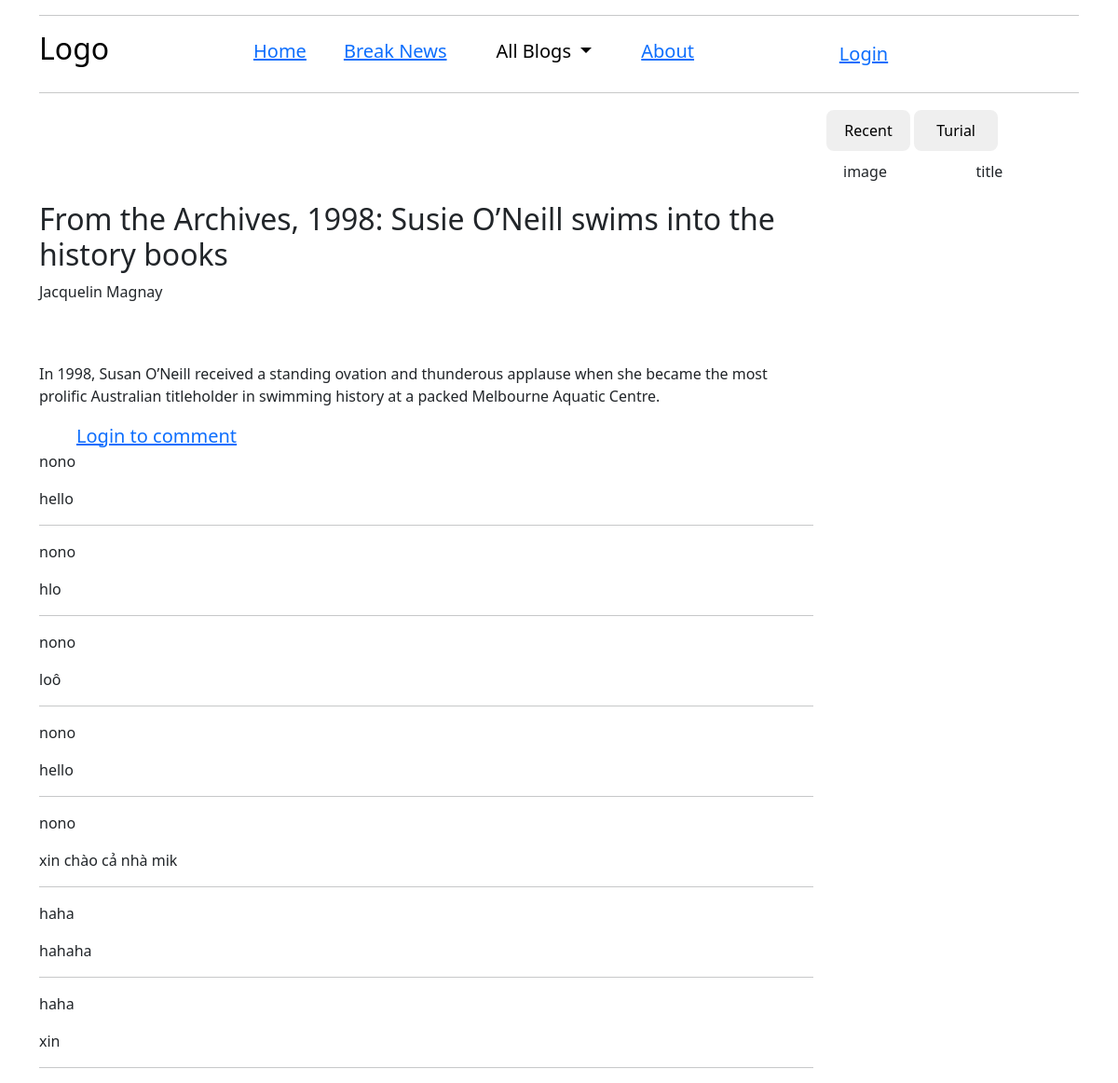
Page /detail/1/ on the committed database.
### myhome/models.py (models this page shows, shortened)
class Post(models.Model):
    title = models.CharField(max_length=300)
    description = models.TextField()
    create_at = models.DateTimeField(auto_now_add=True)
    category = models.CharField(max_length=20,)
    image = models.CharField( max_length=300,blank=True, null=True)
    author = models.CharField(max_length=100,null=True, blank=True)

class Comment(models.Model):
    user = models.CharField(max_length=1000)
    comment = models.TextField()
    created_at = models.DateTimeField(auto_now_add=True)
    post = models.ForeignKey(Post, on_delete=models.CASCADE,related_name='comments')

### myhome/views.py (the view)
# urls.py: path('detail/<int:post_id>/', views.detail, name='detail'),
def detail(request, post_id):
    post = Post.objects.get(id=post_id)
    comments = Comment.objects.all()
    return render(request, 'posts/detail.html', {'post':post,'comments':comments} )

### myhome/templates/posts/detail.html
{% extends 'pages/base.html' %}
{% block category %}
  <h2>{{ post.title }}</h2>
  <p class="post_author">{{ post.author }}</p>
  <img src="{{ post.image }}" alt="" class="image"/><br><br>
  <p>{{post.description}}</p>
  {% if user.is_authenticated %}
  <form method="POST" action="{% url 'comment' post_id=post.id author=user.username %}">
    {% csrf_token %}
    <label for="user_comment">comment</label>
    <input type="text" id="user_comment" name="user_comment">
    <button type="submit">POST</button>
  </form><br><br><br><br>
  {% for comment in comments %}
    <p>{{ comment.user }}</p>
    <p>{{ comment.comment }}</p>
  {%endfor %}
  {% else %}
  <a href="127.0.0.1:8000/login">Login to comment</a>
  {% endif %}
  {% for comment in comments %}
    <p>{{ comment.user }}</p>
    <p>{{ comment.comment }}</p>
    <hr>
  {%endfor %}
{% endblock %}

### myhome/templates/pages/base.html (shortened to what this page needs)
<!DOCTYPE html>
<html lang="en">
  <head>
    {% load static %}
    <link rel="stylesheet" href="{% static 'css/styles.css' %}" />
    <link href="https://cdn.jsdelivr.net/npm/bootstrap-icons@1.5.0/font/bootstrap-icons.css" rel="stylesheet">
    <link
      href="https://cdn.jsdelivr.net/npm/bootstrap@5.2.3/dist/css/bootstrap.min.css"
      rel="stylesheet"
    />
  </head>
  <body>
    <div class="container">
      <hr>
      <div class="row">
        <div class="col col-xl-2">
          <h2 class="logo">Logo</h2>
        </div>
        <div class="col col-xl-">
          <div class="navigation">
            <a href="http://127.0.0.1:8000/home/">Home</a>
            <a href="#">Break News</a>
            <div class="dropdown">
              <button
    class="btn btn-red dropdown-toggle"
    type="button"
    id="dropdownMenuButton"
    data-mdb-toggle="dropdown"
    aria-expanded="false"
  >
    All Blogs
  </button>
            </div>
            <a href="http://127.0.0.1:8000/about">About</a>
          </div>
        </div>
        <div class="col col-xl-4 ">
          {% if  user.is_authenticated %}
            <div class="log">
              <p>Hello, {{user.username}}</p>
              <button class ='btnSign_out'> <a href="http://127.0.0.1:8000/logout/"><i class="bi bi-box-arrow-left"></i></a></button>
            </div>
              {% else %}
              <button class="btnLogin"><a href="http://127.0.0.1:8000/login/">Login</i></a></button>
            {% endif %}
        </div>
      </div>
      <hr>
      <div class="row">
        <div class="col col-lg-9" id="main">
          {% block category %}
          {% endblock %}
        </div>
        <div class="col-lg-3">
          <div class="row right-sidebar" >
            <button class="recent">Recent</button>
            <button class="turial">Turial</button>
          </div>
          <div class="table">
            <div class="row">
              <div class="col">
                <p>image</p>
              </div>
              <div class="col">
                <p>title</p>
              </div>
            </div>
          </div>
        </div>
      </div>
    </div>
  </body>
</html>

### static/css/styles.css (style rules this page uses)
.navigation { display: flex; color: black; align-items: center; }
.navigation .btn { color: black; text-decoration: none; font-weight: 500; margin-left: 40px; font-size: 20px; }
#main { margin-top: 100px; }
.logo { font-size: 2em; color: black; -webkit-user-select: none; -moz-user-select: none; user-select: none; }
.right-sidebar { display: block; color: hotpink; }
.right-sidebar button { display: inline_block; width: 33%; border: 2px solid #fff; padding: 10px; border-radius: 10px; }
.btnLogin { width: 130px; height: 50px; background: transparent; border: 2px solid #fff; outline: none; border-radius: 6px; cursor: #fff; font-weight: 500; margin-left: 40px; transform: 0.5s; }
a { text-align: center; font-size: 20px; color: black; text-decoration: none; font-weight: 500; margin-left: 40px; }
a::after { content: ""; left: 0; bottom: -6px; width: 100%; height: 3px; background-color: red; border-radius: 5px; transform: scale(0); transition: transform 0.5s; }

### rows in the picture
Post: title "From the Archives, 1998: Susie O’Neill swims into the history books", author "Jacquelin Magnay", description "In 1998, Susan O’Neill received a standing ovation and thunderous applause when she became the most prolific Australian titleholder in swimming history at a packed Melbourne Aquatic Centre."
Comment: user "nono", comment "hello"
Comment: user "nono", comment "hlo"
Comment: user "nono", comment "loô"
Comment: user "nono", comment "hello"
Comment: user "nono", comment "xin chào cả nhà mik"
Comment: user "haha", comment "hahaha"
Comment: user "haha", comment "xin"
